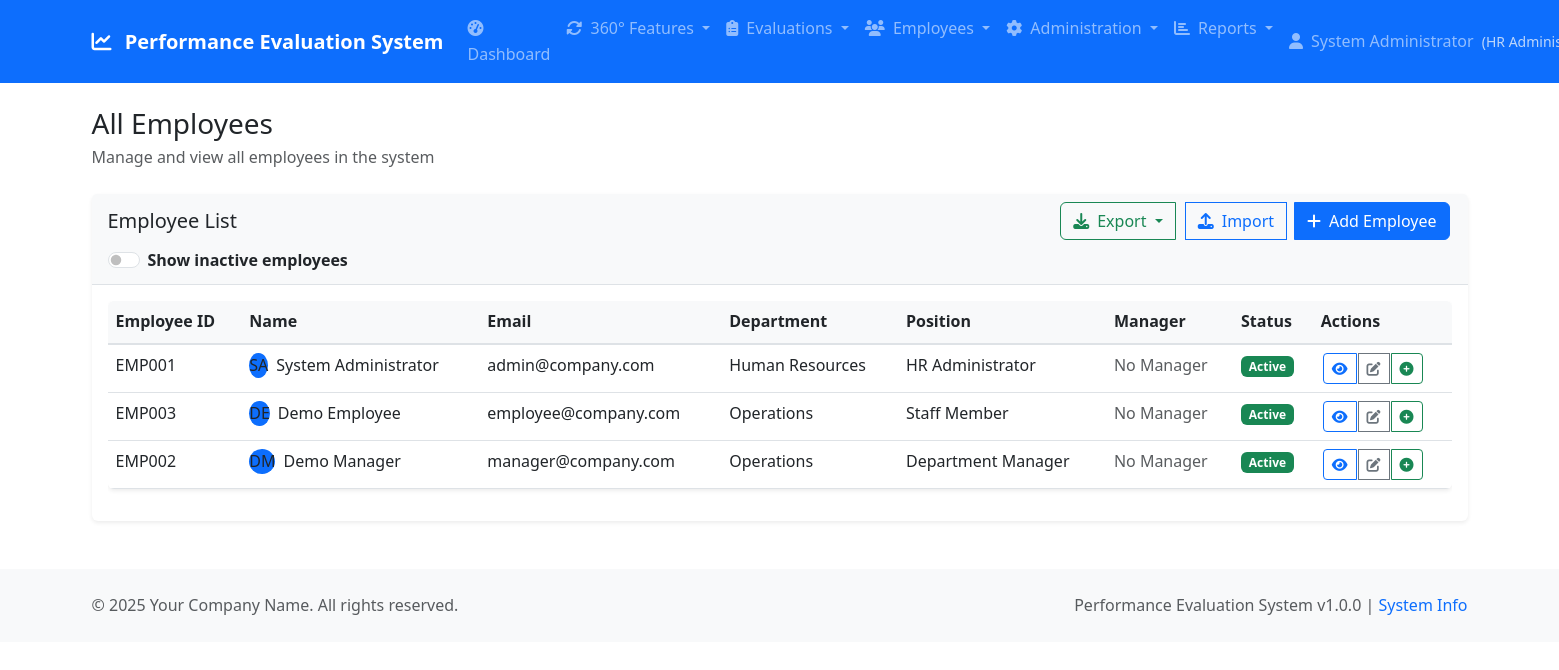
The page /employees/list.php (signed in) on the database its author committed.
### tables this page shows
CREATE TABLE employees (
    employee_id INT AUTO_INCREMENT PRIMARY KEY,
    user_id INT UNIQUE,
    employee_number VARCHAR(20) UNIQUE,
    first_name VARCHAR(50) NOT NULL,
    last_name VARCHAR(50) NOT NULL,
    position VARCHAR(100),
    department VARCHAR(100),
    manager_id INT,
    job_template_id INT,
    hire_date DATE,
    phone VARCHAR(20),
    address TEXT,
    active BOOLEAN DEFAULT TRUE,
    created_at TIMESTAMP DEFAULT CURRENT_TIMESTAMP,
    updated_at TIMESTAMP DEFAULT CURRENT_TIMESTAMP ON UPDATE CURRENT_TIMESTAMP,
    FOREIGN KEY (user_id) REFERENCES users(user_id) ON DELETE SET NULL,
    FOREIGN KEY (manager_id) REFERENCES employees(employee_id) ON DELETE SET NULL,
    INDEX idx_employee_number (employee_number),
    INDEX idx_manager (manager_id),
    INDEX idx_job_template (job_template_id),
    INDEX idx_department (department),
    INDEX idx_active (active)
);

CREATE TABLE users (
    user_id INT AUTO_INCREMENT PRIMARY KEY,
    username VARCHAR(50) UNIQUE NOT NULL,
    email VARCHAR(100) UNIQUE NOT NULL,
    password_hash VARCHAR(255) NOT NULL,
    role ENUM('hr_admin', 'manager', 'employee') NOT NULL DEFAULT 'employee',
    is_active BOOLEAN DEFAULT TRUE,
    last_login TIMESTAMP NULL,
    created_at TIMESTAMP DEFAULT CURRENT_TIMESTAMP,
    updated_at TIMESTAMP DEFAULT CURRENT_TIMESTAMP ON UPDATE CURRENT_TIMESTAMP,
    INDEX idx_username (username),
    INDEX idx_email (email),
    INDEX idx_role (role)
);

### config/database.php (called while the page is built, shortened)
<?php
$db_options = [
    PDO::ATTR_ERRMODE => PDO::ERRMODE_EXCEPTION,
    PDO::ATTR_DEFAULT_FETCH_MODE => PDO::FETCH_ASSOC,
    PDO::ATTR_EMULATE_PREPARES => false,
    PDO::MYSQL_ATTR_INIT_COMMAND => "SET NAMES " . DB_CHARSET
];
try {
    $dsn = "mysql:host=" . DB_HOST . ";dbname=" . DB_NAME . ";charset=" . DB_CHARSET;
    $pdo = new PDO($dsn, DB_USER, DB_PASS, $db_options);
} catch (PDOException $e) {
    error_log("Database connection failed: " . $e->getMessage());
    die("Database connection failed. Please check your configuration.");
}
function getDbConnection() {
    global $pdo;
    return $pdo;
}
function executeQuery($sql, $params = []) {
    $pdo = getDbConnection();
    $stmt = $pdo->prepare($sql);
    $stmt->execute($params);
    return $stmt;
}
function fetchOne($sql, $params = []) {
    $stmt = executeQuery($sql, $params);
    return $stmt->fetch();
}
function fetchAll($sql, $params = []) {
    $stmt = executeQuery($sql, $params);
    return $stmt->fetchAll();
}
?>

### includes/auth.php (called while the page is built, shortened)
<?php
require_once __DIR__ . '/../classes/User.php';
function isAuthenticated() {
    $user = new User();
    return $user->isLoggedIn();
}
function isHRAdmin() {
    return isAuthenticated() && $_SESSION['user_role'] === 'hr_admin';
}
?>

### classes/User.php (called while the page is built, shortened)
<?php
class User {
    public function isLoggedIn() {
        return isset($_SESSION['user_id']) && $this->isSessionValid();
    }
    private function isSessionValid() {
        return true;
    }
}
?>

### classes/Employee.php (called while the page is built, shortened)
<?php
class Employee {
    public function getEmployees($page = 1, $limit = RECORDS_PER_PAGE, $filters = []) {
        $offset = ($page - 1) * $limit;
        $whereClause = "WHERE e.active = 1";
        $params = [];
        $countSql = "SELECT COUNT(*) as total FROM employees e $whereClause";
        $totalResult = fetchOne($countSql, $params);
        $total = $totalResult['total'];
        $sql = "SELECT e.*, u.username, u.email, u.role,
                       m.first_name as manager_first_name, m.last_name as manager_last_name
                FROM employees e
                LEFT JOIN users u ON e.user_id = u.user_id
                LEFT JOIN employees m ON e.manager_id = m.employee_id
                $whereClause
                ORDER BY e.last_name, e.first_name
                LIMIT $limit OFFSET $offset";
        $employees = fetchAll($sql, $params);
        return [
            'employees' => $employees,
            'total' => $total,
            'pages' => ceil($total / $limit),
            'current_page' => $page
        ];
    }
}
?>

### public/employees/list.php (the view, shortened to what this page needs)
<?php
require_once __DIR__ . '/../../includes/auth.php';
require_once __DIR__ . '/../../classes/Employee.php';
$employeeClass = new Employee();
$showInactive = isset($_GET['show_inactive']) ? true : false;
if ($showInactive) {
    $employeesData = $employeeClass->getAllEmployees(1, 100);
} else {
    $employeesData = $employeeClass->getEmployees(1, 100);
}
$employees = $employeesData['employees'];
include __DIR__ . '/../../templates/header.php';
?>
<div class="row">
    <div class="col-12">
        <div class="card">
            <div class="card-header">
                <div class="d-flex justify-content-between align-items-center">
                    <h5 class="card-title mb-0">Employee List</h5>
                    <?php if (isHRAdmin()): ?>
                    <div class="btn-group">
                        <div class="btn-group me-2">
                            <button type="button" class="btn btn-outline-success dropdown-toggle" data-bs-toggle="dropdown" aria-expanded="false">
                                <i class="fas fa-download me-2"></i>Export
                            </button>
                        </div>
                        <button type="button" class="btn btn-outline-primary me-2" data-bs-toggle="modal" data-bs-target="#importModal">
                            <i class="fas fa-upload me-2"></i>Import
                        </button>
                        <a href="/employees/add.php" class="btn btn-primary">
                            <i class="fas fa-plus me-2"></i>Add Employee
                        </a>
                    </div>
                    <?php endif; ?>
                </div>
                <div class="mt-2">
                    <div class="form-check form-switch">
                        <input class="form-check-input" type="checkbox" id="showInactive"
                               <?php echo $showInactive ? 'checked' : ''; ?>
                               onchange="window.location.href = this.checked ? '?show_inactive=1' : '?';">
                        <label class="form-check-label" for="showInactive">
                            Show inactive employees
                        </label>
                    </div>
                </div>
            </div>
            <div class="card-body">
                <?php if (empty($employees)): ?>
                <div class="text-center py-4">
                    <i class="fas fa-users fa-3x text-muted mb-3"></i>
                    <p class="text-muted">No employees found.</p>
                    <?php if (isHRAdmin()): ?>
                    <a href="/employees/add.php" class="btn btn-primary">
                        <i class="fas fa-plus me-2"></i>Add First Employee
                    </a>
                    <?php endif; ?>
                </div>
                <?php else: ?>
                <div class="table-responsive">
                    <table class="table table-hover">
                        <thead>
                            <tr>
                                <th>Employee ID</th>
                                <th>Name</th>
                                <th>Email</th>
                                <th>Department</th>
                                <th>Position</th>
                                <th>Manager</th>
                                <th>Status</th>
                                <th>Actions</th>
                            </tr>
                        </thead>
                        <tbody>
                            <?php foreach ($employees as $employee): ?>
                            <tr>
                                <td><?php echo htmlspecialchars($employee['employee_number']); ?></td>
                                <td>
                                    <div class="d-flex align-items-center">
                                        <div class="avatar-sm me-2">
                                            <div class="avatar-title bg-primary rounded-circle">
                                                <?php echo strtoupper(substr($employee['first_name'], 0, 1) . substr($employee['last_name'], 0, 1)); ?>
                                            </div>
                                        </div>
                                        <div>
                                            <div class="fw-medium"><?php echo htmlspecialchars($employee['first_name'] . ' ' . $employee['last_name']); ?></div>
                                        </div>
                                    </div>
                                </td>
                                <td><?php echo htmlspecialchars($employee['email'] ?? 'N/A'); ?></td>
                                <td><?php echo htmlspecialchars($employee['department'] ?? 'N/A'); ?></td>
                                <td><?php echo htmlspecialchars($employee['position'] ?? 'N/A'); ?></td>
                                <td>
                                    <?php if ($employee['manager_first_name']): ?>
                                        <?php echo htmlspecialchars($employee['manager_first_name'] . ' ' . $employee['manager_last_name']); ?>
                                    <?php else: ?>
                                        <span class="text-muted">No Manager</span>
                                    <?php endif; ?>
                                </td>
                                <td>
                                    <span class="badge bg-<?php echo $employee['active'] ? 'success' : 'secondary'; ?>">
                                        <?php echo $employee['active'] ? 'Active' : 'Inactive'; ?>
                                    </span>
                                </td>
                                <td>
                                    <div class="btn-group btn-group-sm">
                                        <a href="/employees/view.php?id=<?php echo $employee['employee_id']; ?>" class="btn btn-outline-primary" title="View Details">
                                            <i class="fas fa-eye"></i>
                                        </a>
                                        <?php if (isHRAdmin()): ?>
                                        <a href="/employees/edit.php?id=<?php echo $employee['employee_id']; ?>" class="btn btn-outline-secondary" title="Edit">
                                            <i class="fas fa-edit"></i>
                                        </a>
                                        <?php endif; ?>
                                        <a href="/evaluation/create.php?employee_id=<?php echo $employee['employee_id']; ?>" class="btn btn-outline-success" title="Create Evaluation">
                                            <i class="fas fa-plus-circle"></i>
                                        </a>
                                    </div>
                                </td>
                            </tr>
                            <?php endforeach; ?>
                        </tbody>
                    </table>
                </div>
                <?php endif; ?>
            </div>
        </div>
    </div>
</div>
<?php include __DIR__ . '/../../templates/footer.php'; ?>

### public/assets/css/style.css (style rules this page uses)
:root { --primary-color: #0d6efd; --secondary-color: #6c757d; --success-color: #198754; --danger-color: #dc3545; --warning-color: #ffc107; --info-color: #0dcaf0; --light-color: #f8f9fa; --dark-color: #212529; --border-radius: 0.375rem; --box-shadow: 0 0.125rem 0.25rem rgba(0, 0, 0, 0.075); --transition: all 0.15s ease-in-out; }
body { font-family: 'Segoe UI', Tahoma, Geneva, Verdana, sans-serif; line-height: 1.6; color: var(--dark-color); }
.card { border: none; box-shadow: var(--box-shadow); transition: var(--transition); }
.card-header { background-color: var(--light-color); border-bottom: 1px solid #dee2e6; font-weight: 600; }
.btn { font-weight: 500; transition: var(--transition); margin: 0.25rem; }
.card-header .btn { margin: 0 0.25rem; }
.btn-group .btn { margin: 0 0.125rem; }
.table { background: white; border-radius: var(--border-radius); overflow: hidden; box-shadow: var(--box-shadow); }
.table thead th { background-color: var(--light-color); border-bottom: 2px solid #dee2e6; font-weight: 600; color: var(--dark-color); }
html { scroll-behavior: smooth; }

### rows shown on the page
employees: employee_number "EMP001", first_name+last_name "SA", first_name+last_name "System Administrator", user.email "admin@company.com", department "Human Resources", position "HR Administrator", active "Active"
employees: employee_number "EMP003", first_name+last_name "DE", first_name+last_name "Demo Employee", user.email "employee@company.com", department "Operations", position "Staff Member", active "Active"
employees: employee_number "EMP002", first_name+last_name "DM", first_name+last_name "Demo Manager", user.email "manager@company.com", department "Operations", position "Department Manager", active "Active"

### other values the page prints
getAppSetting('system_name', APP_NAME) "Performance Evaluation System"
$item['title'] "Dashboard"
$item['title'] "360° Features"
$item['title'] "Evaluations"
$item['title'] "Employees"
$item['title'] "Administration"
$item['title'] "Reports"
getUserDisplayName() "System Administrator"
getUserRoleDisplayName() "HR…"
$pageTitle "All Employees"
$pageDescription "Manage and view all employees in the system"
getAppSetting('company_name', 'Your Company') "Your Company Name"
APP_VERSION "1.0.0"
